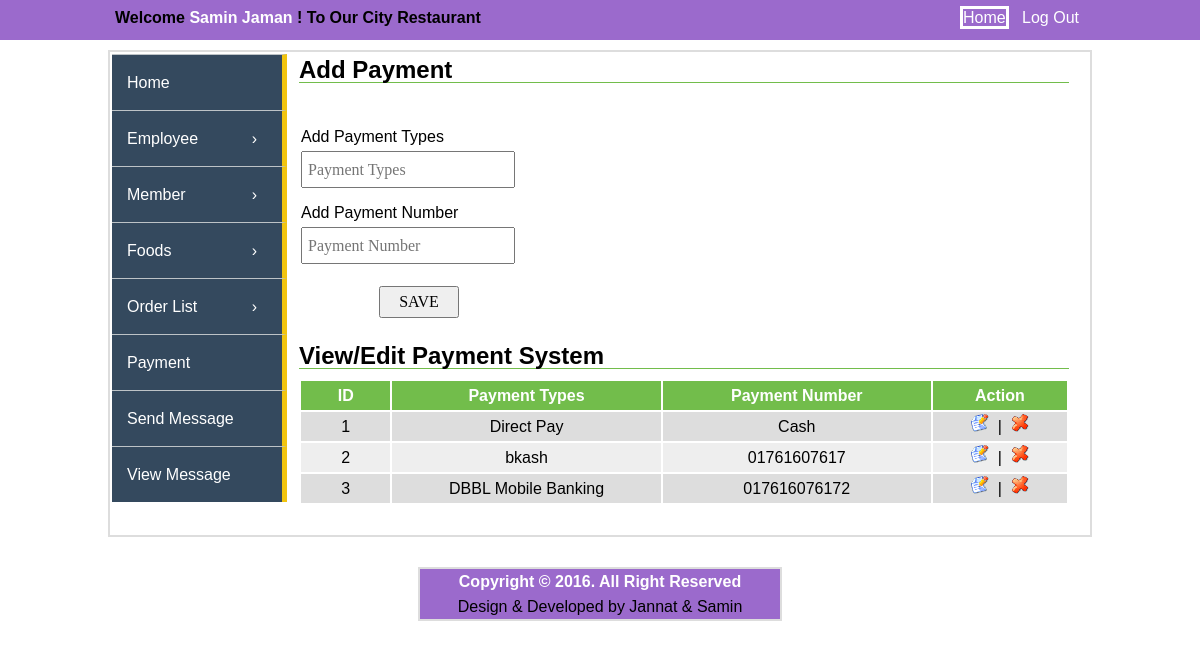
Screenshot of /sub-admin/payment.php (signed in) with the database file from the repository.
### tables this page shows
CREATE TABLE IF NOT EXISTS `payment` (
`payment_id` int(11) NOT NULL,
  `admin_id` int(11) NOT NULL,
  `restaurant_id` int(11) NOT NULL,
  `payment_types` varchar(50) NOT NULL,
  `payment` varchar(50) NOT NULL,
  `date` varchar(50) NOT NULL
);

### sub-admin/view-payment.php (the view, shortened to what this page needs)
<?php
include("../config.php");
?>
								<h2>View/Edit Payment System</h2>
				<table class="tbl2" width="100%">
					<tr>
						<th width="10%">ID</th>
						<th width="30%">Payment Types</th>
						<th width="30%">Payment Number</th>
						<th width="15%">Action</th>
					</tr>
					<?php
					$i=0;
					$statement = $db->prepare("SELECT * FROM payment ORDER BY payment_id ASC");
					$statement->execute();
					$result = $statement->fetchAll(PDO::FETCH_ASSOC);
					foreach($result as $row)
					{
						$i++;
						?>
					<tr>
					<td><?php echo $i; ?></td>
					<td><?php echo $row['payment_types']; ?></td>
					<td><?php echo $row['payment']; ?></td>
					<td>
						<a class="fancybox" href="#inline<?php echo $i; ?>"><img src="../images/edit.gif"></a>
						&nbsp;|&nbsp;
						<a  onclick='return confirm_delete();' href="view-payment.php?payment_id=<?php echo $row['payment_id']; ?>"><img src="../images/delete.gif"></a>
					</td>
					</tr>
					<?php
					}
					?>
				</table>

### sub-admin/css/style.css (style rules this page uses)
* { padding:0px; margin:0px; }
body { font-family:veranda,arial; font-size:16px; line-height:25px; background-color:#FFFFFF; }
a { text-decoration:none; list-style:none; }
.content_part_right h2 { border-bottom:1px solid #72BD4B; width:770px; }
table.tbl2 { margin-top: 10px; }
table.tbl2 tr th, table.tbl2 tr td { padding: 2px; }
table.tbl2 tr td { text-align: center; }
table.tbl2 tr th { background-color: #72BD4B; color: #fff; }
table.tbl2 tr:nth-child(2n+1) td { background-color: #eee; }
table.tbl2 tr:nth-child(2n) td { background-color: #ddd; }
table.tbl2 tr td a { color: #70726e; text-decoration: none; }

### rows the page displays
payment: payment_types "Direct Pay", payment "Cash"
payment: payment_types "bkash", payment "01761607617"
payment: payment_types "DBBL Mobile Banking", payment "017616076172"

### other values shown
$_SESSION['sub_name'] "Samin Jaman"
$_SESSION['restaurant_name'] "City Restaurant"
